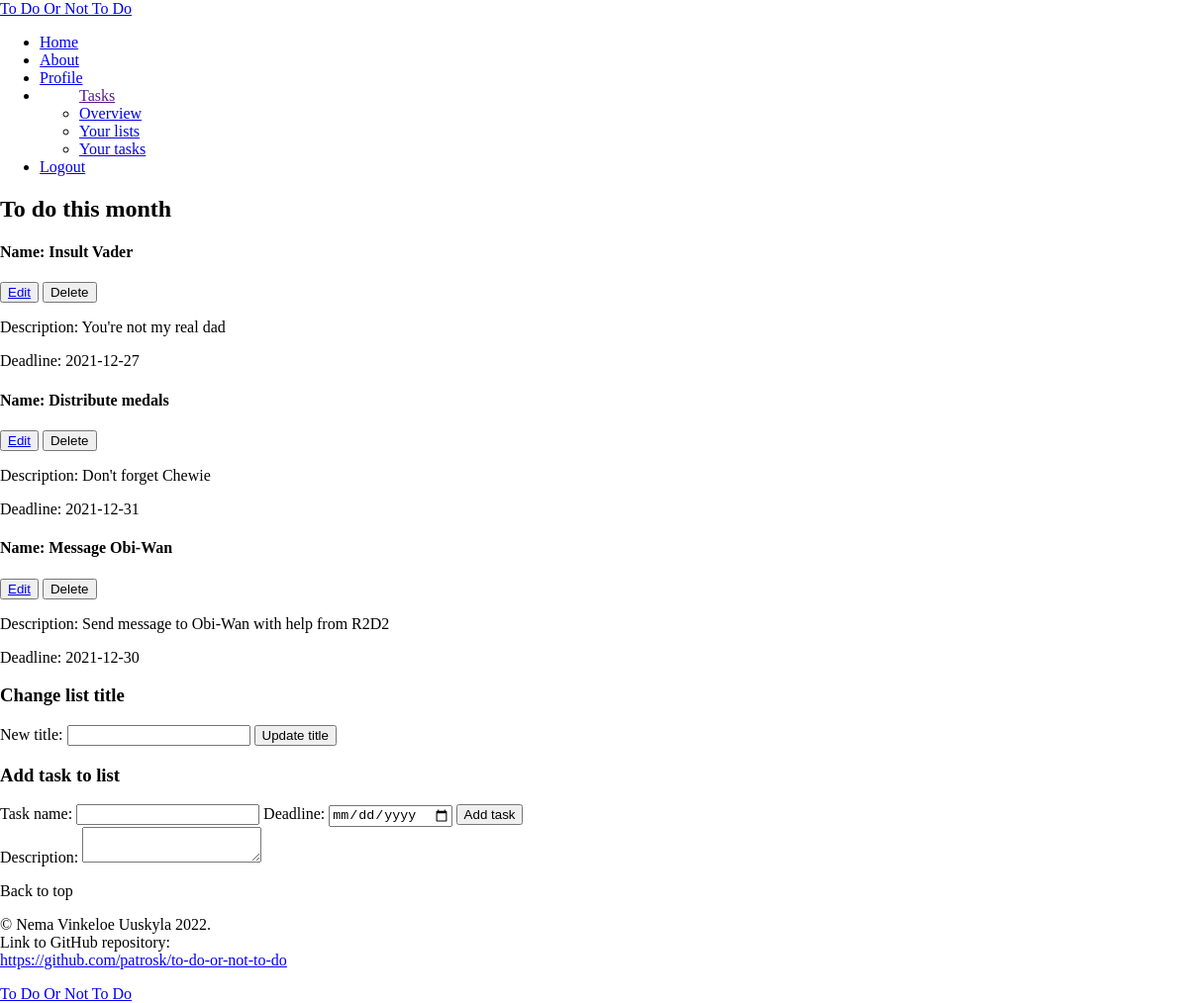
The app's page /single_list.php?id=18 (signed in), older data.
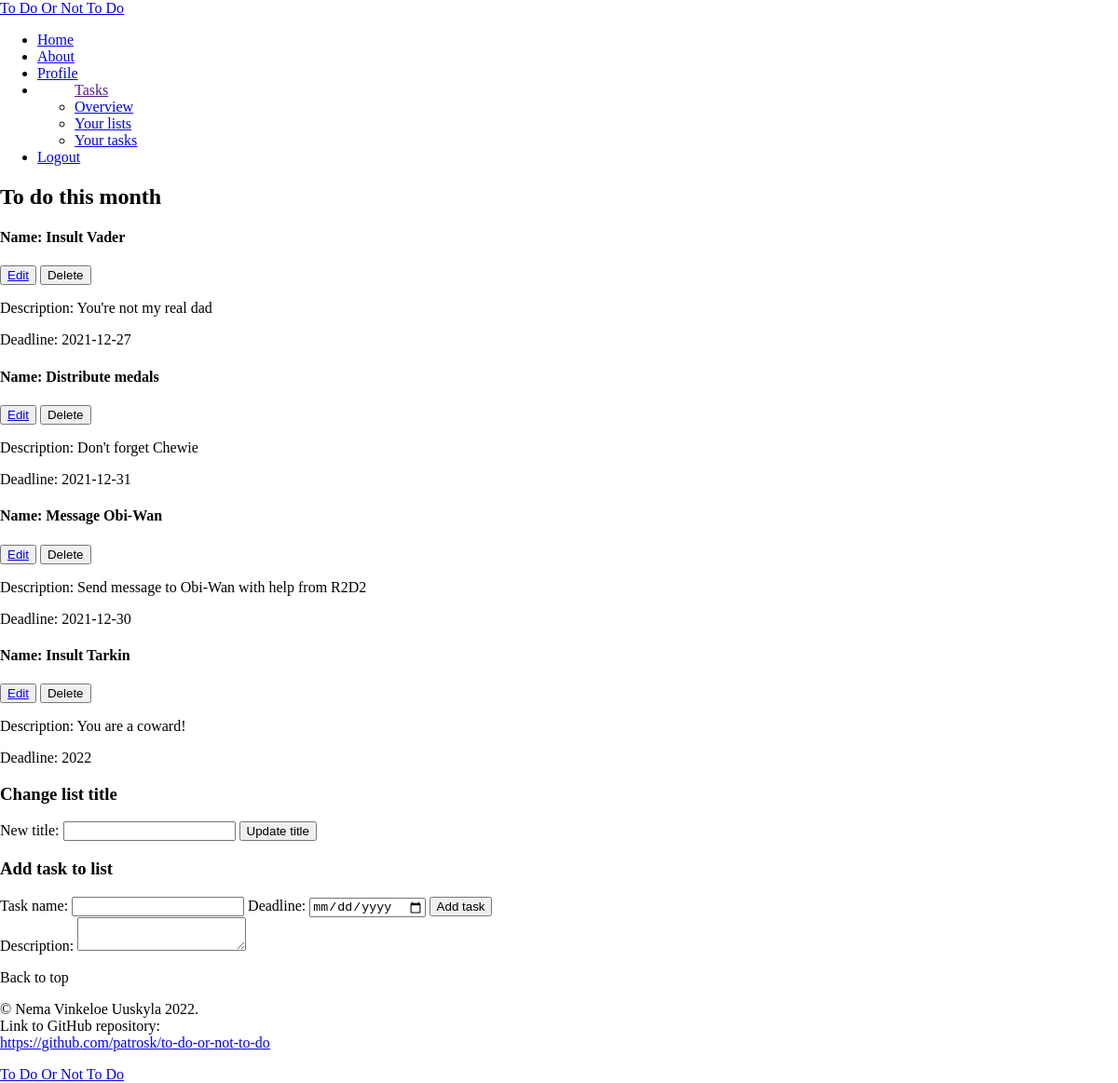
The same page, newer data.
### tables this page shows
CREATE TABLE lists (
	id INTEGER PRIMARY KEY AUTOINCREMENT,
	title VARCHAR,
	user_id VARCHAR,
	FOREIGN KEY (user_id) REFERENCES users(id)
);

CREATE TABLE tasks (
	id INTEGER PRIMARY KEY AUTOINCREMENT,
	user_id INTEGER,
	list_id INTEGER,
	title VARCHAR,
	description VARCHAR,
	created_at DATETIME,
	deadline_at DATETIME,
	completed_at DATETIME,
	FOREIGN KEY (user_id) REFERENCES users(id), 
	FOREIGN KEY (list_id) REFERENCES lists(id)
);

### app/config.php (called while the page is built, shortened)
<?php
return [
    'title' => 'To Do Or Not To Do',
    'database_path' => sprintf('sqlite:%s/database/database.db', __DIR__),
];

### app/autoload.php (called while the page is built, shortened)
<?php
require __DIR__ . '/config.php';
require __DIR__ . '/functions.php';
$config = require __DIR__ . '/config.php';

### app/functions.php (called while the page is built, shortened)
<?php
function is_logged_in()
{
    if (isset($_SESSION['user'])) {
        $user = $_SESSION['user'];
        return $user;
    }
}
function get_lists(object $database)
{
    $user_id = $_SESSION['user']['id'];
    $statement = $database->prepare("SELECT * FROM lists WHERE user_id = :id");
    $statement->bindParam(':id', $user_id, PDO::PARAM_INT);
    $statement->execute();
    $lists = $statement->fetchAll(PDO::FETCH_ASSOC);
    return $lists;
}
function get_tasks(object $database, $integer)
{
    $user_id = $_SESSION['user']['id'];
    $list_id = $integer;
    $statement = $database->prepare("SELECT * FROM tasks WHERE user_id = :user_id AND list_id = :list_id");
    $statement->bindParam(':user_id', $user_id, PDO::PARAM_INT);
    $statement->bindParam(':list_id', $list_id, PDO::PARAM_INT);
    $statement->execute();
    $tasks = $statement->fetchAll(PDO::FETCH_ASSOC);
    return $tasks;
}

### single_list.php (the view, shortened to what this page needs)
<?php
require __DIR__ . '/app/autoload.php';
require __DIR__ . '/views/header.php';
require __DIR__ . '/views/navigation.php';
?>
<?php
$id = $_GET['id'];
$lists = get_lists($database);
$tasks = get_tasks($database, $id);
foreach ($lists as $list) : ?>
    <?php if ($list['id'] == $id) : ?>
        <h2><?= $list['title'] ?></h2>
    <?php endif ?>
<?php endforeach ?>
<?php
foreach ($tasks as $task) : ?>
    <h4>Name: <?= $task['title'] ?></h4>
    <button>
        <a href="/popup.php?id=<?= $id ?>&task_id=<?= $task['id'] ?>">Edit</a>
    </button>
    <button>
        <a>Delete</a>
    </button>
    <p>Description: <?= $task['description'] ?></p>
    <p>Deadline: <?= $task['deadline_at'] ?></p>
<?php endforeach ?>
<h3>Change list title</h3>
<form action="/app/lists/update.php?id=<?= $id ?>" method="post">
    <label for="title">New title: </label>
    <input name="title" id="title" type="text">
    <button type="submit">Update title</button>
</form>
<h3>Add task to list</h3>
<form action="/app/tasks/create.php?id=<?= $id ?>" method="post" id="new_task">
    <label for="name">Task name: </label>
    <input name="name" id="name" type="text">
    <label for="deadline">Deadline: </label>
    <input name="deadline" id="deadline" type="date">
    <button type="submit">Add task</button>
</form>
<label for="description">Description: </label>
<textarea name="description" id="description" form="new_task"></textarea>
<?php require __DIR__ . '/views/footer.php';

### views/header.php (shortened to what this page needs)
<!DOCTYPE html>
<html lang="en">
<head>
    <link rel="stylesheet" href="../assets/styles/style.css">
    <link rel="stylesheet" href="../assets/styles/header.css">
    <link rel="stylesheet" href="../assets/styles/navigation.css">
    <link rel="stylesheet" href="../assets/styles/footer.css">
</head>
<body>

### views/navigation.php (shortened to what this page needs)
<header>
    <nav class="navbar navbar-expand-lg navbar-light bg-light">
        <a class="navbar-brand" href="/index.php"><?= $config['title'] ?></a>
        <ul class="navbar-nav">
            <li class="nav-item">
                <a class="nav-link" href="/index.php">Home</a>
            </li>
            <li class="nav-item">
                <a class="nav-link" href="/about.php">About</a>
            </li>
            <?php if (is_logged_in()) : ?>
                <li class="nav-item">
                    <a class="nav-link" href="../profile.php">Profile</a>
                </li>
                <li>
                    <ul><a href="">Tasks</a>
                        <li class="nav-item">
                            <a class="nav-link" href="/overview.php">Overview</a>
                        </li>
                        <li class="nav-item">
                            <a class="nav-link" href="/lists.php">Your lists</a>
                        </li>
                        <li class="nav-item">
                            <a class="nav-link" href="/tasks.php">Your tasks</a>
                        </li>
                    </ul>
                </li>
                <li class="nav-item">
                    <a class="nav-link" href="/app/users/logout.php">Logout</a>
                </li>
            <?php endif ?>
        </ul>
    </nav>
</header>

### views/footer.php (shortened to what this page needs)
<footer>
    <p>Back to top</p>
    <p>© Nema Vinkeloe Uuskyla 2022.<br>
        Link to GitHub repository:<br>
        <a href="https://github.com/patrosk/to-do-or-not-to-do">https://github.com/patrosk/to-do-or-not-to-do</a>
    </p>
    <a class="navbar-brand" href="/index.php"><?= $config['title'] ?></a>
</footer>
</body>
</html>

### assets/styles/header.css (style rules this page uses)
* { box-sizing: border-box; }
body { margin: 0; }

Row changes from the older to the newer data that the page shows:
added tasks: title "Insult Tarkin", description "You are a coward!", deadline_at "2022"
